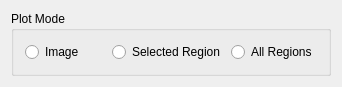
<?xml version="1.0" encoding="UTF-8"?>
<ui version="4.0">
 <class>PlotModeWidgetClass</class>
 <widget class="QWidget" name="PlotModeWidgetClass">
  <property name="geometry">
   <rect>
    <x>0</x>
    <y>0</y>
    <width>342</width>
    <height>70</height>
   </rect>
  </property>
  <property name="windowTitle">
   <string>PlotModeWidget</string>
  </property>
  <layout class="QHBoxLayout" name="horizontalLayout_2">
   <item>
    <widget class="QGroupBox" name="plotModeGroupBox">
     <property name="title">
      <string>Plot Mode</string>
     </property>
     <layout class="QHBoxLayout" name="horizontalLayout">
      <item>
       <widget class="QRadioButton" name="imageRadioButton">
        <property name="text">
         <string>Image</string>
        </property>
       </widget>
      </item>
      <item>
       <widget class="QRadioButton" name="regionRadioButton">
        <property name="text">
         <string>Selected Region</string>
        </property>
       </widget>
      </item>
      <item>
       <widget class="QRadioButton" name="regionAllRadioButton">
        <property name="text">
         <string>All Regions</string>
        </property>
       </widget>
      </item>
     </layout>
    </widget>
   </item>
  </layout>
 </widget>
 <layoutdefault spacing="6" margin="11"/>
 <resources/>
 <connections/>
</ui>
